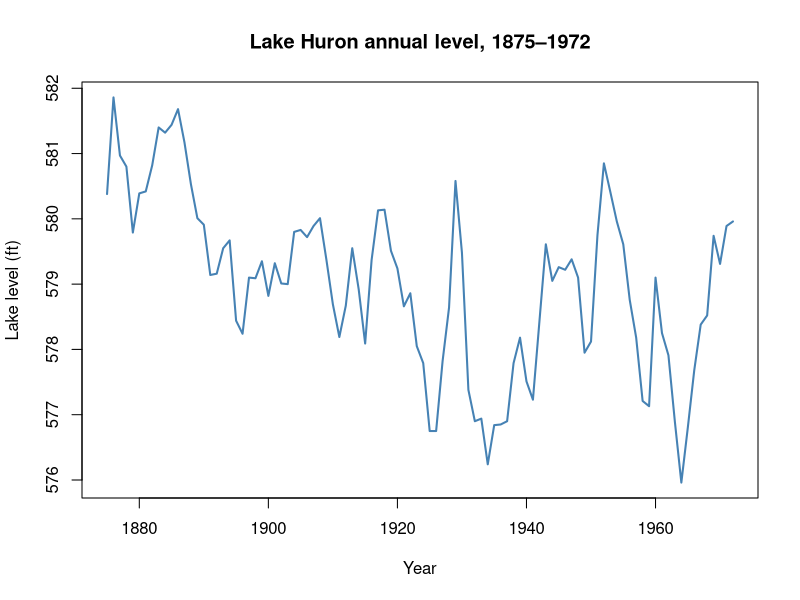
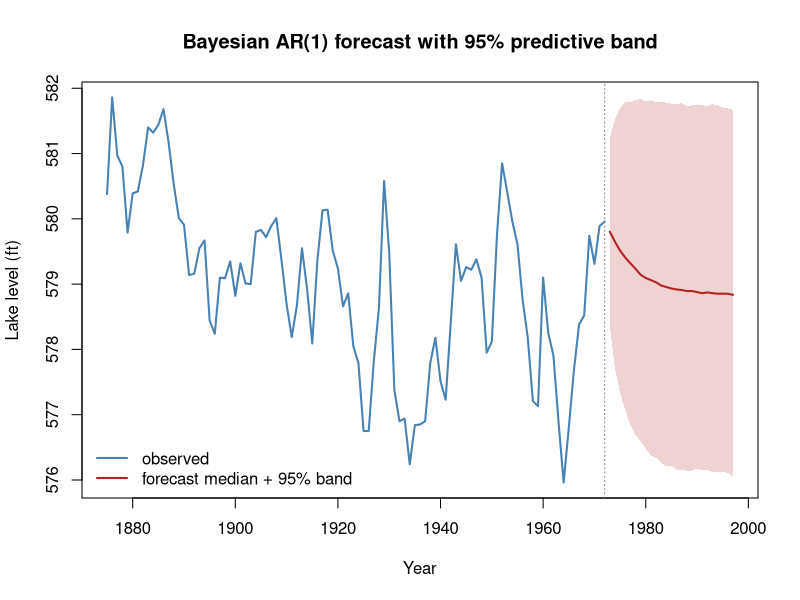

These figures' R source, in order:
## ---- chunk 1
#| fig-align: center

y <- as.numeric(LakeHuron)
n <- length(y)

plot(1875:1972, y, type = "l", lwd = 2, col = "steelblue",
     xlab = "Year", ylab = "Lake level (ft)",
     main = "Lake Huron annual level, 1875–1972")
## ---- chunk 2
#| warning: false
#| message: false

yPrev <- y[-n]    # y_{t-1}  (t = 2 … n)
yCurr <- y[-1]    # y_t

# log posterior for par = (c, phi, log sigma)
logPost <- function(par) {
  cc <- par[1]; phi <- par[2]; sigma <- exp(par[3])
  if (abs(phi) >= 1) return(-Inf)                    # stationarity: flat prior on (-1, 1)
  ll <- sum(dnorm(yCurr, mean = cc + phi * yPrev, sd = sigma, log = TRUE))
  lp <- dnorm(cc, 0, 100, log = TRUE) +              # weak priors
        dnorm(sigma, 0, 10, log = TRUE)
  ll + lp + par[3]                                   # + Jacobian for log sigma
}

set.seed(1)

# Seed the sampler at the ordinary least-squares AR(1) fit (a sensible starting point)
ols   <- lm(yCurr ~ yPrev)
start <- c(coef(ols)[[1]], coef(ols)[[2]], log(summary(ols)$sigma))

nIter <- 20000
step  <- c(6, 0.05, 0.10)                            # random-walk step sizes per parameter
chain <- matrix(NA, nIter, 3, dimnames = list(NULL, c("c", "phi", "logSigma")))
cur   <- start; lpCur <- logPost(cur); nAcc <- 0

for (i in seq_len(nIter)) {
  prop   <- cur + rnorm(3, 0, step)
  lpProp <- logPost(prop)
  if (log(runif(1)) < lpProp - lpCur) {
    cur <- prop; lpCur <- lpProp; nAcc <- nAcc + 1
  }
  chain[i, ] <- cur
}

nAcc / nIter      # acceptance rate (aim for roughly 0.2–0.5)
## ---- chunk 3
draws <- chain[-(1:4000), ]
post  <- cbind(draws[, c("c", "phi")], sigma = exp(draws[, "logSigma"]))

round(t(apply(post, 2, function(z)
  c(mean = mean(z), `2.5%` = quantile(z, 0.025), `97.5%` = quantile(z, 0.975)))), 3)
## ---- chunk 4
set.seed(2)

h     <- 25                       # forecast 25 years ahead
nDraw <- nrow(draws)
paths <- matrix(NA, nDraw, h)     # one simulated future per posterior draw

for (d in seq_len(nDraw)) {
  cc <- draws[d, "c"]; phi <- draws[d, "phi"]; sigma <- exp(draws[d, "logSigma"])
  prev <- y[n]                                    # start from the last observation
  for (t in seq_len(h)) {
    prev <- cc + phi * prev + rnorm(1, 0, sigma)  # AR(1) step with a new random shock
    paths[d, t] <- prev
  }
}

# Summarise the cloud of paths into a median and a 95% predictive band per year
bands <- apply(paths, 2, quantile, c(0.025, 0.5, 0.975))
## ---- chunk 5
#| fig-align: center

obsYears <- 1875:1972
fYears   <- 1973:(1972 + h)

plot(obsYears, y, type = "l", lwd = 2, col = "steelblue",
     xlim = c(1875, max(fYears)), ylim = range(y, bands),
     xlab = "Year", ylab = "Lake level (ft)",
     main = "Bayesian AR(1) forecast with 95% predictive band")
polygon(c(fYears, rev(fYears)), c(bands[1, ], rev(bands[3, ])),
        col = adjustcolor("firebrick", 0.2), border = NA)
lines(fYears, bands[2, ], lwd = 2, col = "firebrick")
abline(v = 1972, lty = 3, col = "grey50")
legend("bottomleft", bty = "n", lwd = 2, col = c("steelblue", "firebrick"),
       legend = c("observed", "forecast median + 95% band"))
## ---- chunk 6
mean(paths[, 10] < 578)      # posterior predictive P(level < 578 ft in year 10)
